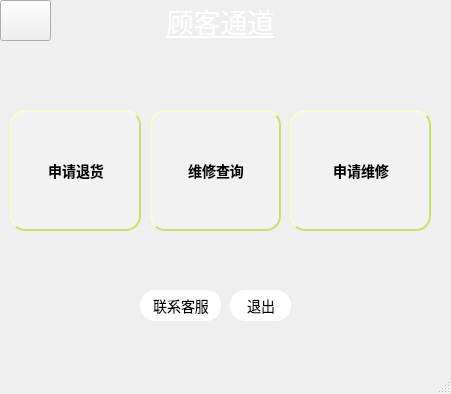
<?xml version="1.0" encoding="UTF-8"?>
<ui version="4.0">
 <class>MainWindow2</class>
 <widget class="QMainWindow" name="MainWindow2">
  <property name="geometry">
   <rect>
    <x>0</x>
    <y>0</y>
    <width>451</width>
    <height>394</height>
   </rect>
  </property>
  <property name="font">
   <font>
    <weight>50</weight>
    <bold>false</bold>
   </font>
  </property>
  <property name="windowTitle">
   <string>MainWindow</string>
  </property>
  <property name="styleSheet">
   <string notr="true">
 background-color: qlineargradient(x1:0, y1:0, x2:1, y2:1,
stop:0 #ffffff,stop:1 #ffffff);</string>
  </property>
  <widget class="QWidget" name="centralwidget">
   <widget class="QPushButton" name="pushButton_4">
    <property name="geometry">
     <rect>
      <x>150</x>
      <y>110</y>
      <width>131</width>
      <height>121</height>
     </rect>
    </property>
    <property name="styleSheet">
     <string notr="true">QPushButton:hover {
background-color: #91c46c;

}

QPushButton {
background-color: #ffffff;
color: #ffffff;
color: black;
                    /* 文字颜色 */
background-color: #f2f2f2;       /* 背景色 */
border-style: outset;            /* 边框风格 */
border-width: 2px;               /* 边框宽度 */
border-radius: 5px;              /* 边框圆角 */
border-color: #c6e070;           /* 边框颜色 */
font: bold 14px;                 /* 字体 */
min-width: 2em;                  /* 控件最小宽度 */
min-height: 2px;                 /* 控件最小高度 */
font-family: 宋体;            /* 字库 */
padding: 5px;                    /* 内边距 */
padding-left:6px;                /* 文字横向偏移 */
padding-top:6px;                 /* 文字纵向偏移 */
border-radius:15px
}
QPushButton:pressed {
background-color: #287d7d;
}
</string>
    </property>
    <property name="text">
     <string>维修查询</string>
    </property>
   </widget>
   <widget class="QLabel" name="label">
    <property name="geometry">
     <rect>
      <x>-10</x>
      <y>0</y>
      <width>461</width>
      <height>41</height>
     </rect>
    </property>
    <property name="font">
     <font>
      <pointsize>20</pointsize>
      <italic>false</italic>
      <underline>true</underline>
     </font>
    </property>
    <property name="styleSheet">
     <string notr="true">
 background-color: qlineargradient(x1:0, y1:0, x2:1, y2:1,
stop:0 #91c46c,stop:1#91c46c);
 
color: white; </string>
    </property>
    <property name="text">
     <string>顾客通道</string>
    </property>
    <property name="alignment">
     <set>Qt::AlignCenter</set>
    </property>
   </widget>
   <widget class="QPushButton" name="pushButton_5">
    <property name="geometry">
     <rect>
      <x>140</x>
      <y>290</y>
      <width>81</width>
      <height>31</height>
     </rect>
    </property>
    <property name="font">
     <font>
      <family>宋体</family>
      <pointsize>-1</pointsize>
      <weight>50</weight>
      <italic>false</italic>
      <bold>false</bold>
      <underline>true</underline>
     </font>
    </property>
    <property name="styleSheet">
     <string notr="true">QPushButton:hover {
background-color: #f2f2f2;

}

QPushButton {
background-color: #ffffff;
color: #ffffff;
color: black;
                    /* 文字颜色 */
background-color: #ffffff;       /* 背景色 */
border-style: outset;            /* 边框风格 */
border-width: 2px;               /* 边框宽度 */
border-radius: 5px;              /* 边框圆角 */
border-color: #ffffff;           /* 边框颜色 */
font:  14px;                 /* 字体 */
min-width: 2em;                  /* 控件最小宽度 */
min-height: 2px;                 /* 控件最小高度 */
font-family: 宋体;            /* 字库 */
padding: 5px;                    /* 内边距 */
padding-left:6px;                /* 文字横向偏移 */
padding-top:6px;                 /* 文字纵向偏移 */
border-radius:15px
}
QPushButton:pressed {
background-color: #f2f2f2;
}
</string>
    </property>
    <property name="text">
     <string>联系客服</string>
    </property>
   </widget>
   <widget class="QPushButton" name="pushButton">
    <property name="geometry">
     <rect>
      <x>230</x>
      <y>290</y>
      <width>61</width>
      <height>31</height>
     </rect>
    </property>
    <property name="font">
     <font>
      <family>宋体</family>
      <pointsize>-1</pointsize>
      <weight>50</weight>
      <italic>false</italic>
      <bold>false</bold>
      <underline>true</underline>
     </font>
    </property>
    <property name="styleSheet">
     <string notr="true">QPushButton:hover {
background-color: #f2f2f2;

}

QPushButton {
background-color: #ffffff;
color: #ffffff;
color: black;
                    /* 文字颜色 */
background-color: #ffffff;       /* 背景色 */
border-style: outset;            /* 边框风格 */
border-width: 2px;               /* 边框宽度 */
border-radius: 5px;              /* 边框圆角 */
border-color: #ffffff;           /* 边框颜色 */
font:  14px;                 /* 字体 */
min-width: 2em;                  /* 控件最小宽度 */
min-height: 2px;                 /* 控件最小高度 */
font-family: 宋体;            /* 字库 */
padding: 5px;                    /* 内边距 */
padding-left:6px;                /* 文字横向偏移 */
padding-top:6px;                 /* 文字纵向偏移 */
border-radius:15px
}
QPushButton:pressed {
background-color: #f2f2f2;
}
</string>
    </property>
    <property name="text">
     <string>退出</string>
    </property>
   </widget>
   <widget class="QPushButton" name="pushButton_2">
    <property name="geometry">
     <rect>
      <x>10</x>
      <y>110</y>
      <width>131</width>
      <height>121</height>
     </rect>
    </property>
    <property name="styleSheet">
     <string notr="true">QPushButton:hover {
background-color: #91c46c;

}

QPushButton {
background-color: #ffffff;
color: #ffffff;
color: black;
                    /* 文字颜色 */
background-color: #f2f2f2;       /* 背景色 */
border-style: outset;            /* 边框风格 */
border-width: 2px;               /* 边框宽度 */
border-radius: 5px;              /* 边框圆角 */
border-color: #c6e070;           /* 边框颜色 */
font: bold 14px;                 /* 字体 */
min-width: 2em;                  /* 控件最小宽度 */
min-height: 2px;                 /* 控件最小高度 */
font-family: 宋体;            /* 字库 */
padding: 5px;                    /* 内边距 */
padding-left:6px;                /* 文字横向偏移 */
padding-top:6px;                 /* 文字纵向偏移 */
border-radius:15px
}
QPushButton:pressed {
background-color: #287d7d;
}
</string>
    </property>
    <property name="text">
     <string>申请退货</string>
    </property>
   </widget>
   <widget class="QPushButton" name="pushButton_3">
    <property name="geometry">
     <rect>
      <x>290</x>
      <y>110</y>
      <width>141</width>
      <height>121</height>
     </rect>
    </property>
    <property name="styleSheet">
     <string notr="true">QPushButton:hover {
background-color: #91c46c;

}

QPushButton {
background-color: #ffffff;
color: #ffffff;
color: black;
                    /* 文字颜色 */
background-color: #f2f2f2;       /* 背景色 */
border-style: outset;            /* 边框风格 */
border-width: 2px;               /* 边框宽度 */
border-radius: 5px;              /* 边框圆角 */
border-color: #c6e070;           /* 边框颜色 */
font: bold 14px;                 /* 字体 */
min-width: 2em;                  /* 控件最小宽度 */
min-height: 2px;                 /* 控件最小高度 */
font-family: 宋体;            /* 字库 */
padding: 5px;                    /* 内边距 */
padding-left:6px;                /* 文字横向偏移 */
padding-top:6px;                 /* 文字纵向偏移 */
border-radius:15px
}
QPushButton:pressed {
background-color: #287d7d;
}
</string>
    </property>
    <property name="text">
     <string>申请维修</string>
    </property>
   </widget>
   <widget class="QPushButton" name="pushButton_6">
    <property name="geometry">
     <rect>
      <x>0</x>
      <y>0</y>
      <width>51</width>
      <height>41</height>
     </rect>
    </property>
    <property name="styleSheet">
     <string notr="true">QPushButton{
border-image: url(:/pic/10.png);


 background-color: qlineargradient(x1:0, y1:0, x2:1, y2:1,
stop:0 #91c46c,stop:1#91c46c);
 
}
QPushButton:pressed {
background-color: #287d7d;
}

 </string>
    </property>
    <property name="text">
     <string/>
    </property>
   </widget>
   <widget class="QLabel" name="label_2">
    <property name="geometry">
     <rect>
      <x>-10</x>
      <y>330</y>
      <width>191</width>
      <height>31</height>
     </rect>
    </property>
    <property name="styleSheet">
     <string notr="true">
 background-color: qlineargradient(x1:0, y1:0, x2:1, y2:1,
stop:0 #f2f2f2,stop:1 #f2f2f2);
 </string>
    </property>
    <property name="text">
     <string/>
    </property>
   </widget>
   <widget class="QLabel" name="label_3">
    <property name="geometry">
     <rect>
      <x>180</x>
      <y>330</y>
      <width>101</width>
      <height>31</height>
     </rect>
    </property>
    <property name="styleSheet">
     <string notr="true">
 background-color: qlineargradient(x1:0, y1:0, x2:1, y2:1,
stop:0 #c6e070,stop:1#c6e070);
 </string>
    </property>
    <property name="text">
     <string/>
    </property>
   </widget>
   <widget class="QLabel" name="label_4">
    <property name="geometry">
     <rect>
      <x>280</x>
      <y>330</y>
      <width>71</width>
      <height>31</height>
     </rect>
    </property>
    <property name="styleSheet">
     <string notr="true">
 background-color: qlineargradient(x1:0, y1:0, x2:1, y2:1,
stop:0 #91c46c,stop:1#91c46c);
 </string>
    </property>
    <property name="text">
     <string/>
    </property>
   </widget>
   <widget class="QLabel" name="label_5">
    <property name="geometry">
     <rect>
      <x>350</x>
      <y>330</y>
      <width>61</width>
      <height>31</height>
     </rect>
    </property>
    <property name="styleSheet">
     <string notr="true">
 background-color: qlineargradient(x1:0, y1:0, x2:1, y2:1,
stop:0 #1c344c,stop:1#1c344c);
 </string>
    </property>
    <property name="text">
     <string/>
    </property>
   </widget>
   <widget class="QLabel" name="label_6">
    <property name="geometry">
     <rect>
      <x>410</x>
      <y>330</y>
      <width>54</width>
      <height>31</height>
     </rect>
    </property>
    <property name="styleSheet">
     <string notr="true">
 background-color: qlineargradient(x1:0, y1:0, x2:1, y2:1,
stop:0 #287d7d,stop:1#287d7d);
 </string>
    </property>
    <property name="text">
     <string/>
    </property>
   </widget>
  </widget>
  <widget class="QMenuBar" name="menubar">
   <property name="geometry">
    <rect>
     <x>0</x>
     <y>0</y>
     <width>451</width>
     <height>21</height>
    </rect>
   </property>
  </widget>
  <widget class="QStatusBar" name="statusbar"/>
 </widget>
 <resources/>
 <connections/>
</ui>
